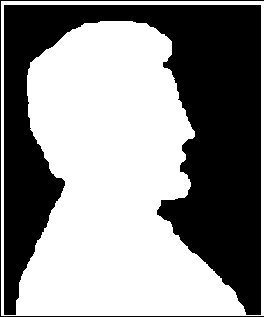
%> input picture lab3/images/head.tif, 264 x 317 px
$ octave q9.m   (GNU Octave 9; MATLAB toolbox functions it lacks are replaced by stand-ins)
%> lines starting %> are read from the running program, lines starting %| are printed output that depends on the picture; in (x1, y1, x2, y2) boxes, pixels count from 0 and x2, y2 are one past the last pixel; in counts of white or black regions, pixels touching at a corner belong together; the program's own positions count from 1
%> `head = imread('images/head.tif');`: head: size 317x264 logical; 55.8% white; 2 black regions, box (x1, y1, x2, y2) and area: (4, 5, 261, 315) 36174, (0, 0, 264, 317) 843
### lab3/erode.m
function [ eroded ] = erode( image, se )
%> called with se = [1 1 1; 1 1 1; 1 1 1]
    imY = size(image, 1);
%> imY = 317
    imX = size(image, 2);
%> imX = 264
    seY = size(se, 1);
    seX = size(se, 2);
    boundY = floor(seY / 2);
    boundX = floor(seX / 2);
    eroded = zeros(imY, imX);
    for idy = boundY + 1:imY-boundY
        for idx = boundX + 1:imX-boundX
            elArea = image(idy-boundY:idy+boundY, idx-boundX:idx+boundX);
            matching = 1;
            for sidy = 1:seY
               for sidx = 1:seX
                  if (se(sidy, sidx) == 1 && elArea(sidy, sidx) ~= 1)
                      matching = 0;
                      break;
                  end
               end
               if (matching == 0)
                  break;
               end
            end
            if matching == 1
                eroded(idy, idx) = image(idy, idx);
            else
                eroded(idy, idx) = 0;
            end
        end
    end
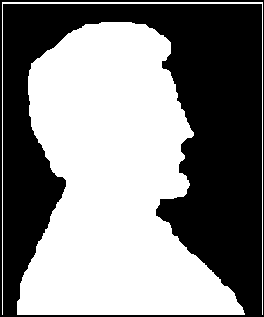
%> eroded: size 317x264 double; values 0 (black) and 1 (white), 52.1% white; 1 black region, box (x1, y1, x2, y2) and area: (0, 0, 264, 317) 40070
end

### lab3/boundary.m
function [ boundary ] = boundary( image, se )
    boundary = image - erode(image, se);
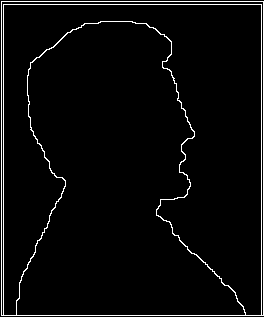
%> boundary: size 317x264 double; values 0 (black) and 1 (white), 3.6% white in thin lines or dots
end

### lab3/q9.m
head = imread('images/head.tif');
headse = ones(3);

image = boundary(head, headse);

se = zeros(3);
se(1, 2) = 1;
se(2, 1) = 1;
se(2, 2) = 1;
se(2, 3) = 1;
se(3, 2) = 1;

imshow(image);

%> (the run ends here)

$ run again, with lab3/images/fingerprint.tif copied over lab3/images/head.tif
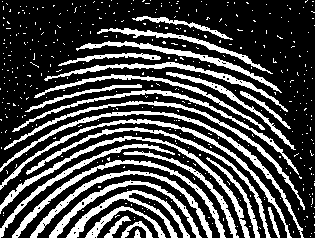
%> input picture lab3/images/fingerprint.tif, 315 x 238 px
%> head: size 238x315 logical; 28.5% white; 414 white regions (387 under 20 px), largest, box (x1, y1, x2, y2) and area: (0, 111, 304, 238) 1388, (0, 136, 250, 238) 1372, (0, 119, 292, 238) 1337
%> after the loop in erode, `for idy = boundY + 1:imY-boundY`:
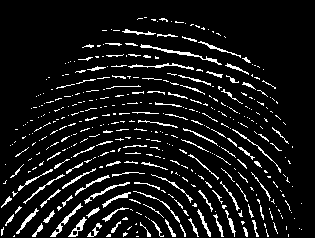
%> eroded: size 238x315 double; values 0 (black) and 1 (white), 8.8% white in thin lines or dots, all inside (x1, y1, x2, y2) = (1, 17, 302, 237)
%> in boundary, `boundary = image - erode(image, se);`:
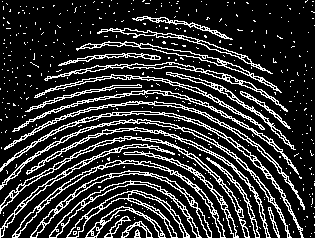
%> boundary: size 238x315 double; values 0 (black) and 1 (white), 19.7% white in thin lines or dots
